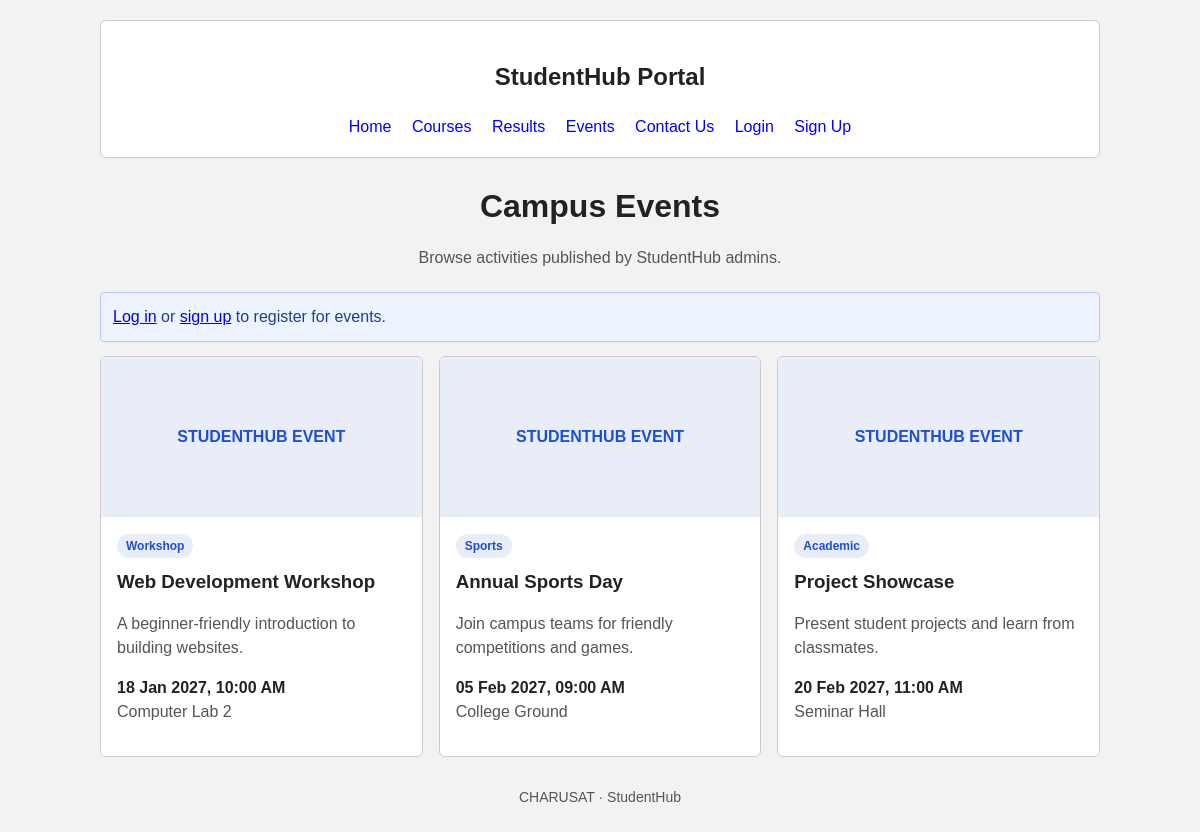
Screenshot of /events.php with the database file from the repository.
### tables this page shows
CREATE TABLE IF NOT EXISTS events (
 id INT UNSIGNED AUTO_INCREMENT PRIMARY KEY,
 title VARCHAR(150) NOT NULL,
 description TEXT NOT NULL,
 event_date DATETIME NOT NULL,
 location VARCHAR(150) NOT NULL,
 category VARCHAR(80) DEFAULT '',
 status ENUM('open','closed') NOT NULL DEFAULT 'open',
 poster VARCHAR(255) DEFAULT NULL,
 created_by INT UNSIGNED NULL,
 created_at TIMESTAMP DEFAULT CURRENT_TIMESTAMP,
 CONSTRAINT fk_events_creator FOREIGN KEY (created_by) REFERENCES users(id) ON DELETE SET NULL
);

### includes/functions.php (called while the page is built, shortened)
<?php
function e($value): string {
    return htmlspecialchars((string)$value, ENT_QUOTES | ENT_SUBSTITUTE, 'UTF-8');
}
function is_logged_in(): bool {
    return isset($_SESSION['user_id']);
}

### events.php (the view, shortened to what this page needs)
<?php
require_once __DIR__ . '/includes/init.php';
$isStudent = is_logged_in() && !is_admin();
$result = $conn->query("SELECT id,title,description,event_date,location,category,poster FROM events WHERE status='open' ORDER BY event_date ASC");
include __DIR__ . '/includes/header.php';
?>
<div class="page-heading"><h1>Campus Events</h1><p class="muted">Browse activities published by StudentHub admins<?= $isStudent ? ' and register for the ones you want to attend' : '' ?>.</p></div>
<?php if (!is_logged_in()): ?><div class="message info"><a href="login.php">Log in</a> or <a href="signup.php">sign up</a> to register for events.</div><?php endif; ?>
<div class="event-grid">
<?php $count = 0; while ($event = $result->fetch_assoc()): $count++; $eid = (int)$event['id']; ?>
<article class="event-card">
  <?php if ($event['poster'] && is_file(__DIR__ . '/' . $event['poster'])): ?><img src="<?= e($event['poster']) ?>" alt="Poster for <?= e($event['title']) ?>"><?php else: ?><div class="poster-placeholder">STUDENTHUB EVENT</div><?php endif; ?>
  <div class="event-body">
    <span class="pill"><?= e($event['category'] ?: 'Campus') ?></span>
    <h3><?= e($event['title']) ?></h3>
    <p class="muted"><?= e($event['description']) ?></p>
    <p><b><?= e(date('d M Y, h:i A', strtotime($event['event_date']))) ?></b><br><span class="muted"><?= e($event['location']) ?></span></p>
  </div>
</article>
<?php endwhile; ?>
</div>
<?php include __DIR__ . '/includes/footer.php'; ?>

### backend.css (style rules this page uses)
* { box-sizing:border-box }
body { font-family:Arial,sans-serif;background:#f2f2f2;color:#222;margin:0;padding:20px;line-height:1.5 }
h1,h2 { text-align:center }
.message { padding:12px;border-radius:4px;margin:14px 0 }
.muted { color:#555 }
.info { background:#eef4ff;border:1px solid #b7c9f2;color:#1d3f91 }
.page-heading { text-align:center;margin:8px 0 22px }
.page-heading h1 { margin:0 0 6px }
.event-grid { display:grid;grid-template-columns:repeat(3,1fr);gap:16px }
.event-card { background:#fff;border:1px solid #ccc;border-radius:6px;overflow:hidden }
.event-card img,.poster-placeholder { width:100%;height:160px;object-fit:cover;display:grid;place-items:center;background:#e8edf7;color:#1d4ed8;font-weight:bold }
.event-body { padding:16px }
.event-body h3 { margin:10px 0 6px;text-align:left }
.pill { display:inline-block;background:#e8edf7;color:#1d4ed8;font-size:12px;font-weight:bold;padding:3px 9px;border-radius:12px }

### rows the page displays
events: shows "STUDENTHUB EVENT", category "Workshop", title "Web Development Workshop", description "A beginner-friendly introduction to building websites.", event_date "18 Jan 2027, 10:00 AM", location "Computer Lab 2"
events: shows "STUDENTHUB EVENT", category "Sports", title "Annual Sports Day", description "Join campus teams for friendly competitions and games.", event_date "05 Feb 2027, 09:00 AM", location "College Ground"
events: shows "STUDENTHUB EVENT", category "Academic", title "Project Showcase", description "Present student projects and learn from classmates.", event_date "20 Feb 2027, 11:00 AM", location "Seminar Hall"
